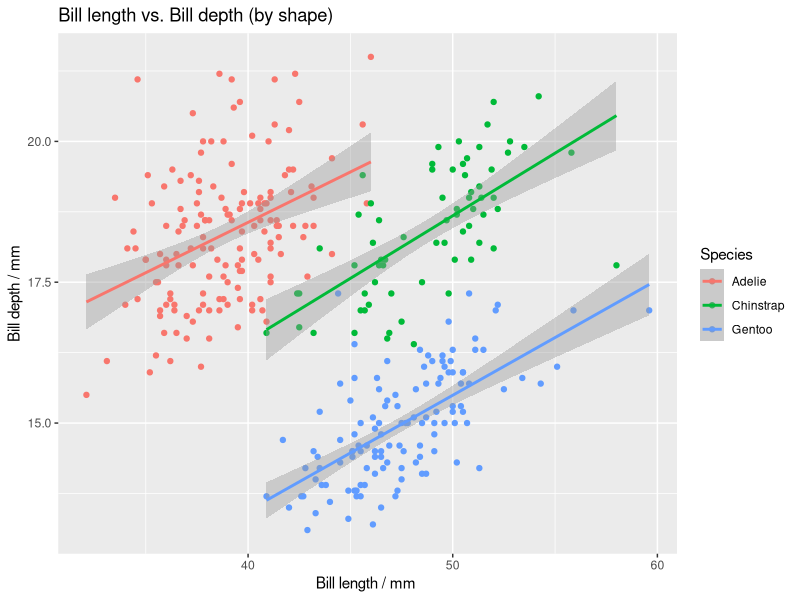
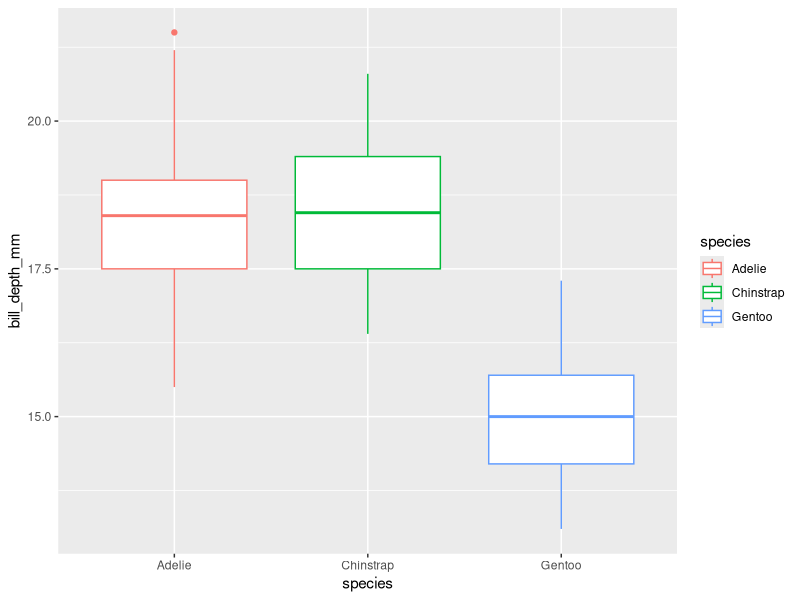
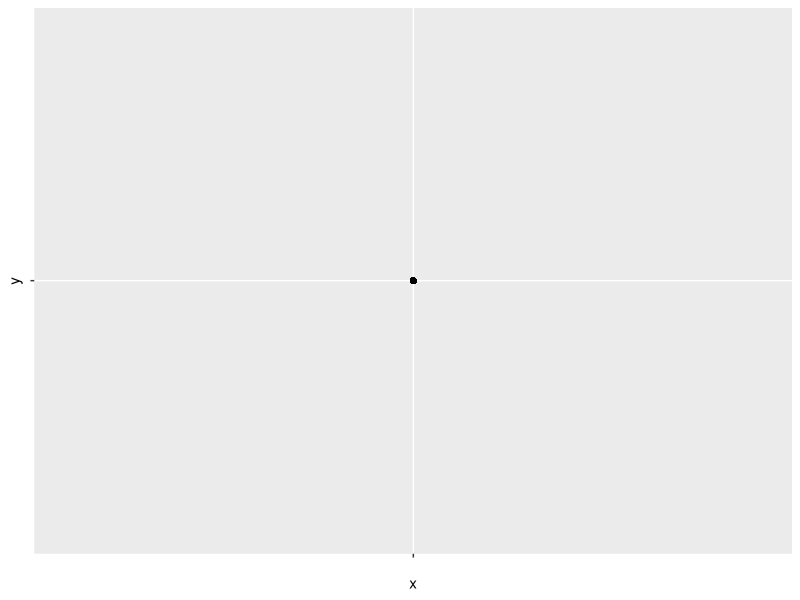
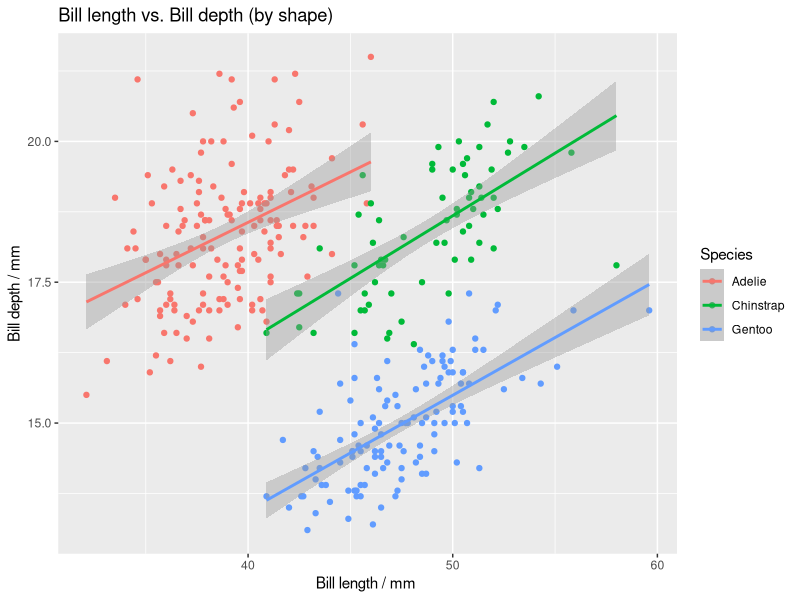
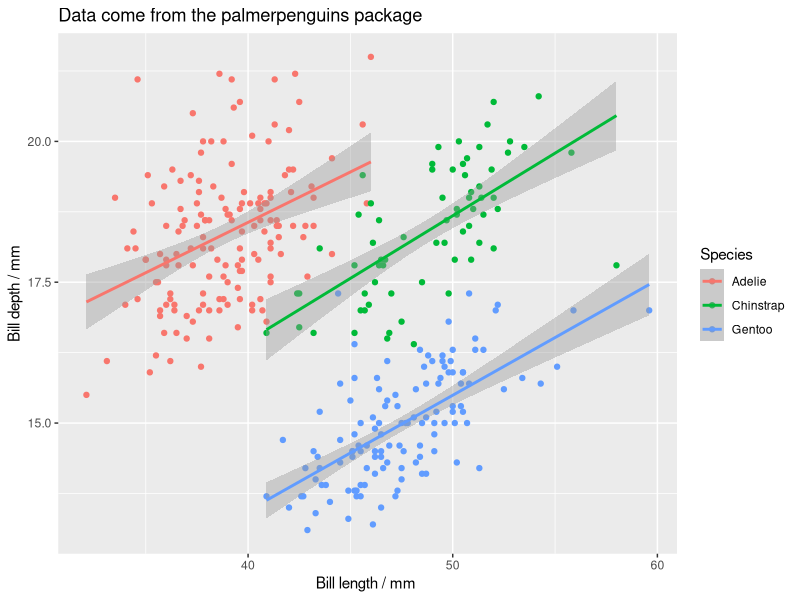
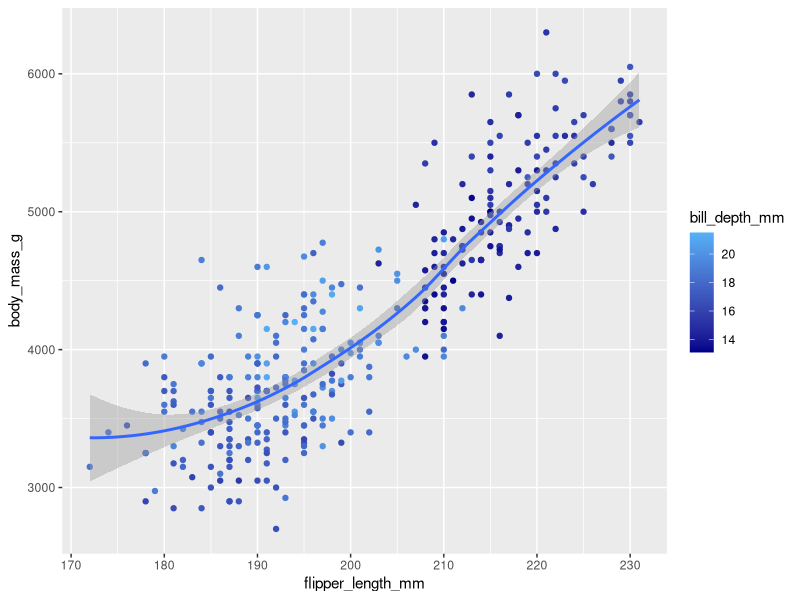
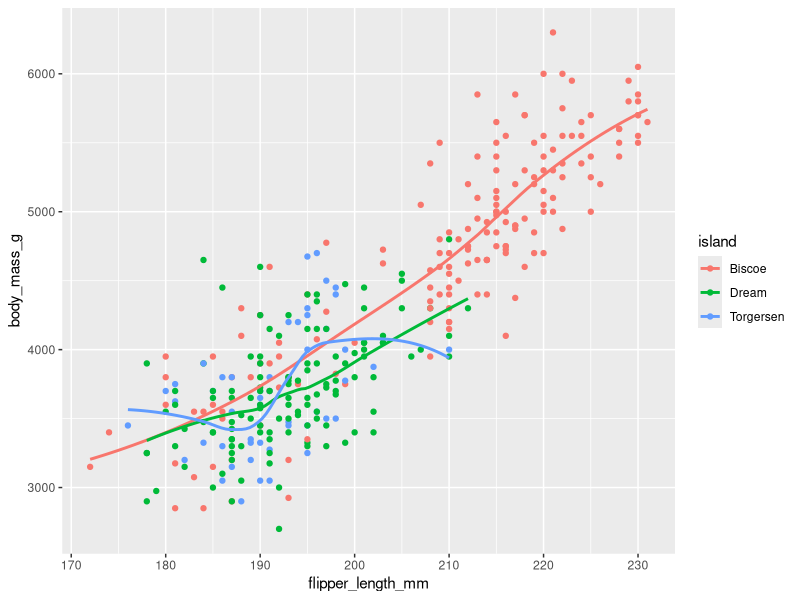
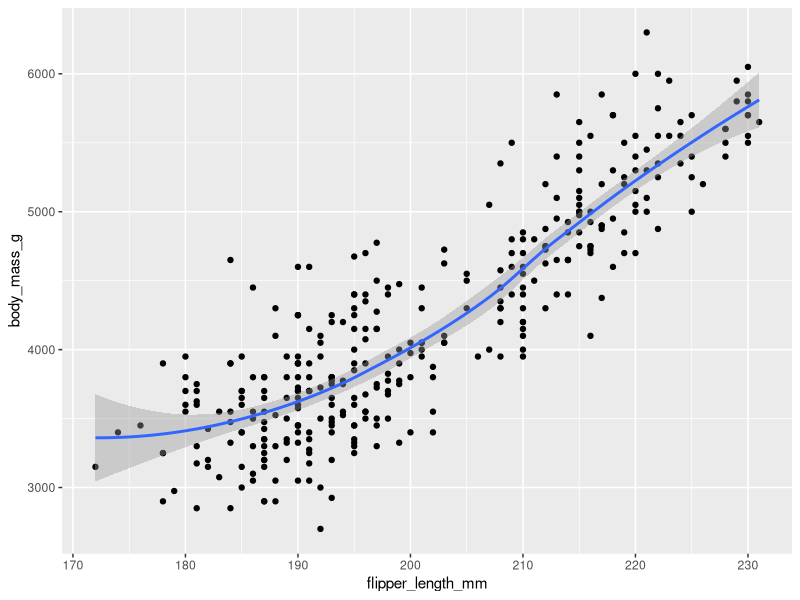

These charts were generated, in order, by the following R code:
## ---- chunk 1
knitr::opts_chunk$set(echo = TRUE)
## ---- chunk 2
library(tidyverse)
library(palmerpenguins)
## ---- chunk 3
glimpse(penguins)
## ---- chunk 4
data("penguins")
nrow(penguins) 
ncol(penguins)
## ---- chunk 5
# bill_depth_mm : a number denoting bill depth (millimeters)
?penguins
## ---- chunk 6
ggplot(data = penguins,
       mapping = aes(x=bill_length_mm, y=bill_depth_mm, color = species)
) + geom_point() + geom_smooth(method = 'lm')  + labs(
        title = "Bill length vs. Bill depth (by shape)",
        x = "Bill length / mm ", y = "Bill depth / mm",
        color = "Species"
)
## ---- chunk 7
# better use box plot
ggplot(data = penguins,
       mapping = aes(x=species, y=bill_depth_mm, color=species)
) + geom_boxplot() 
## ---- chunk 8
# error: missing aesthetics: x and y
ggplot(data = penguins,
       mapping = aes(x="",y="")
       ) + geom_point()
## ---- chunk 9
?geom_point
# na.rm: 	If FALSE, the default, missing values are removed with a warning. If TRUE, missing values are silently removed
ggplot(data = penguins,
       mapping = aes(x=bill_length_mm, y=bill_depth_mm, color = species)
) + geom_point(na.rm = TRUE) + geom_smooth(method = 'lm', na.rm = TRUE)  + labs(
        title = "Bill length vs. Bill depth (by shape)",
        x = "Bill length / mm ", y = "Bill depth / mm",
        color = "Species"
)
## ---- chunk 10
ggplot(data = penguins,
       mapping = aes(x=bill_length_mm, y=bill_depth_mm, color = species)
) + geom_point(na.rm = TRUE) + geom_smooth(method = 'lm', na.rm = TRUE)  + labs(
        title = "Data come from the palmerpenguins package",
        x = "Bill length / mm ", y = "Bill depth / mm",
        color = "Species"
)
## ---- chunk 11
ggplot(data = penguins,
       mapping = aes(x=flipper_length_mm, y=body_mass_g, color = bill_depth_mm)
) + geom_point(na.rm = TRUE) + geom_smooth(method = 'loess', na.rm = TRUE)   + scale_color_gradient(low = "darkblue")
## ---- chunk 12
ggplot(
  data = penguins,
  mapping = aes(x = flipper_length_mm, y = body_mass_g, color = island)
) +
  geom_point() +
  geom_smooth(se = FALSE)
## ---- chunk 13
ggplot(
  data = penguins,
  mapping = aes(x = flipper_length_mm, y = body_mass_g)
) +
  geom_point() +
  geom_smooth()
## ---- chunk 14
ggplot() +
  geom_point(
    data = penguins,
    mapping = aes(x = flipper_length_mm, y = body_mass_g)
  ) +
  geom_smooth(
    data = penguins,
    mapping = aes(x = flipper_length_mm, y = body_mass_g)
  )
